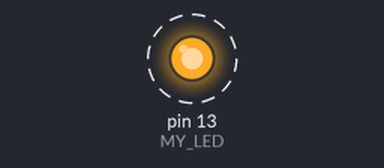
The sketch below on a simulated Arduino Uno, built with avr-gcc and run on an emulated ATmega328P. Shown: output pins drawn as LEDs (lit = HIGH). Dashed ring = blinking.

Above: at 0.05 s.
Timing chart, 0 to 3.0 s (numbered marks = the images above):
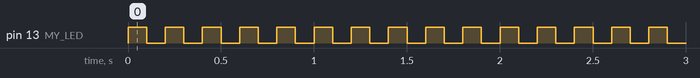

Measured:
- by itself, pin 13 (MY_LED): alternates HIGH for 0.10 s and LOW for 0.10 s

The sketch:

Blink.ino
```cpp
/* --------------------------------------------------------------
 * Sketch name        :Blink
 * File name          : Blink
 * --------------------------------------------------------------
 * Group number       : 4
 * Group members      :James, Silvia
 * Last updated on    : 13.09.19
 * --------------------------------------------------------------
 * Sketch description : Testing Blink file
 *
 *
 * -------------------------------------------------------------- */

/* --------------------------------------------------------------
 * Preamble
 * -------------------------------------------------------------- */


/* --------------------------------------------------------------
 * void setup( void )
 * -------------------------------------------------------------- */
 #define MY_LED 13
 void setup( void )
 {
  //pinMode(LED_BUILTIN, OUTPUT);
  //pinMode(13,OUTPUT);
  pinMode(MY_LED, OUTPUT);
  /* Setup code to run once */

}

/* --------------------------------------------------------------
 * void loop( void )
 * -------------------------------------------------------------- */

void loop( void )
{
   digitalWrite(LED_BUILTIN, HIGH);   // turn the LED on (HIGH is the voltage level)
  delay(100);                       // wait for a second
  digitalWrite(LED_BUILTIN, LOW);    // turn the LED off by making the voltage LOW
  delay(100);
  /* Main code to run repeatedly */

}

/* --------------------------------------------------------------
 * End of file
 * -------------------------------------------------------------- */
```
